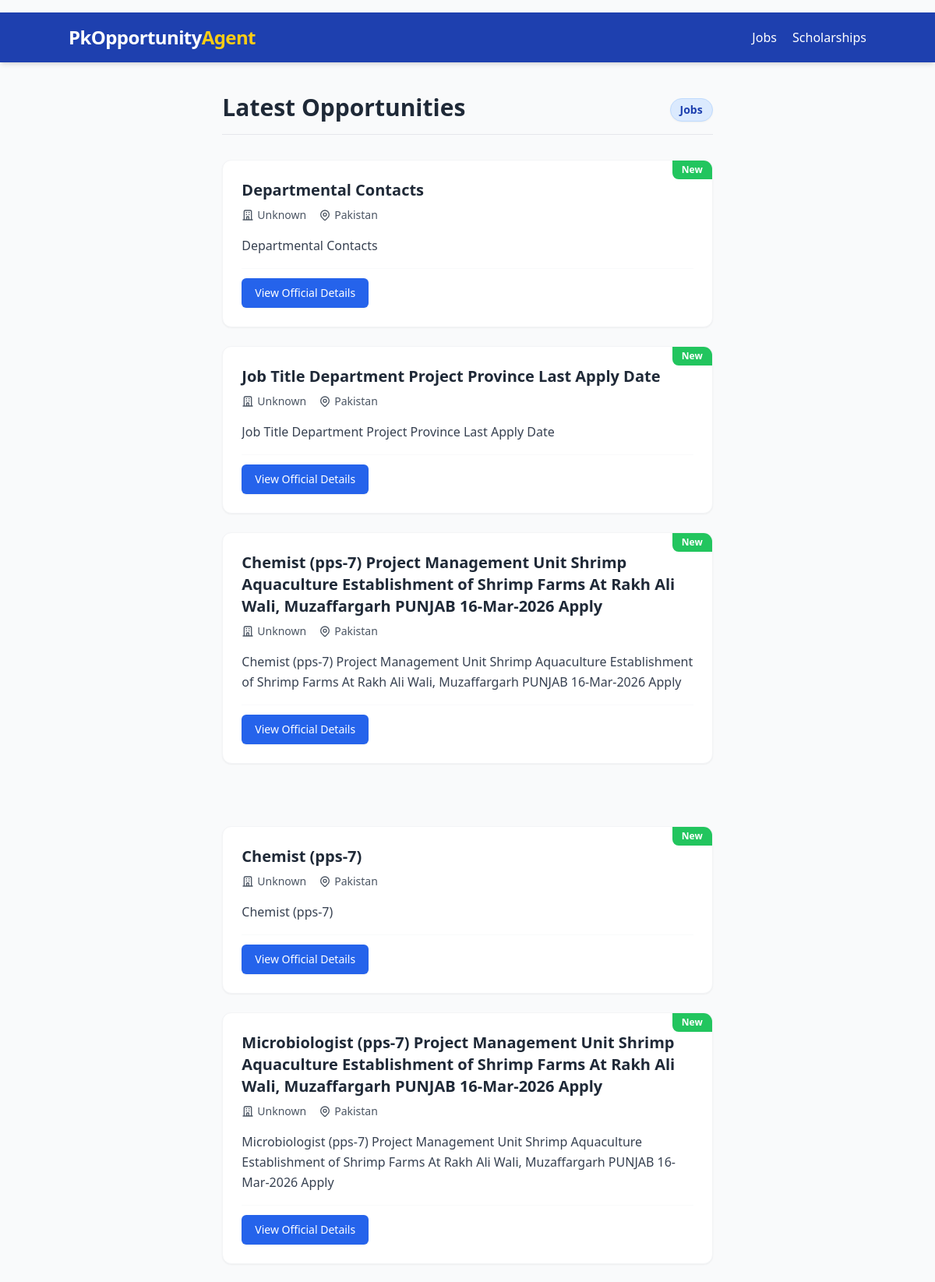
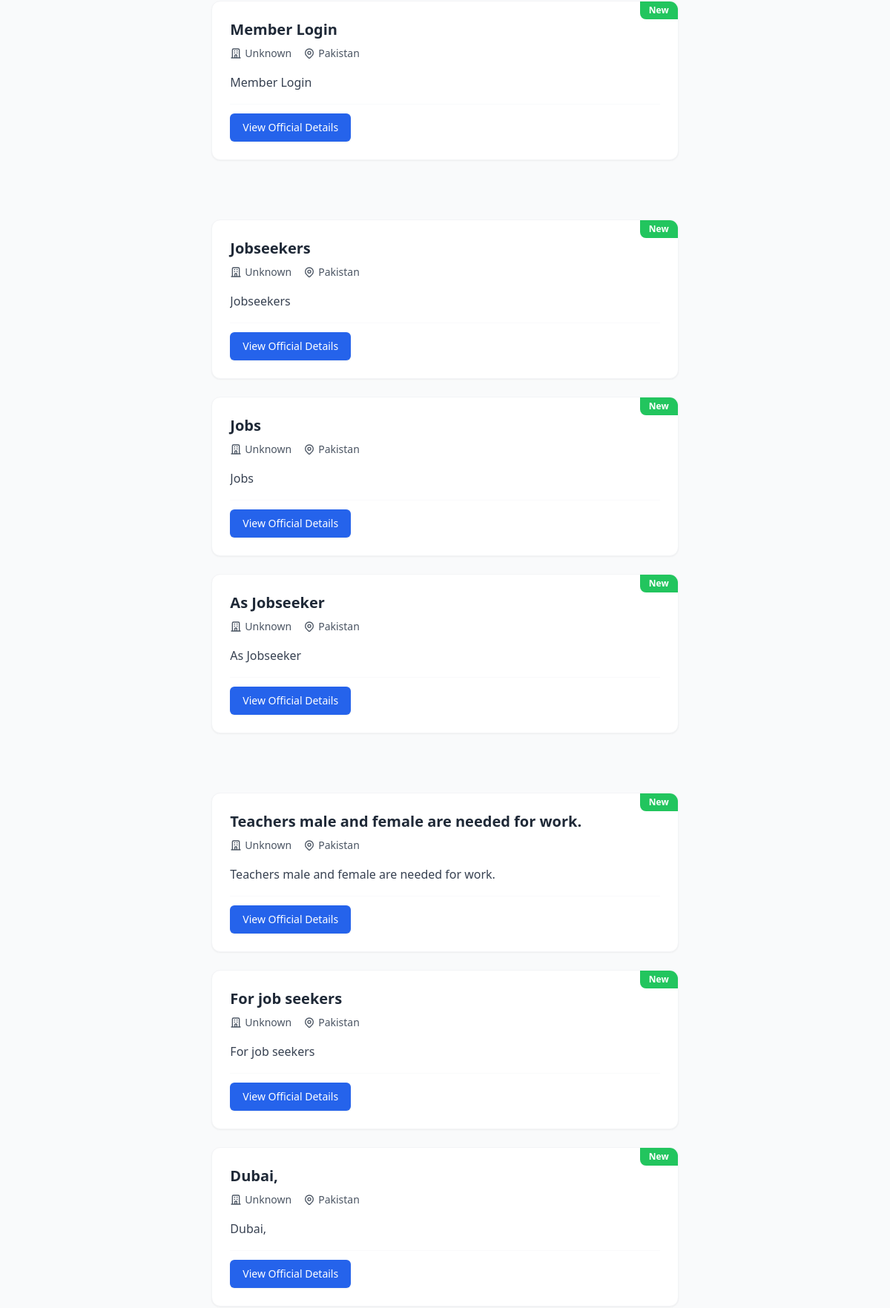
The page / (upper part) on the database its author committed (2 pictures, top to bottom).
### models.py (models this page shows, shortened)
class Job(db.Model):
    __tablename__ = 'jobs'
    id = db.Column(db.Integer, primary_key=True)
    title = db.Column(db.String(255), nullable=False)
    company = db.Column(db.String(255))
    location = db.Column(db.String(255))
    salary = db.Column(db.String(255))
    description = db.Column(db.Text)
    apply_links = db.Column(db.Text) # Stored as JSON string or comma separated
    source = db.Column(db.String(255))
    date_posted = db.Column(db.DateTime, default=datetime.utcnow)
    normalized_title = db.Column(db.String(255), nullable=False)
    state = db.Column(db.String(50), default='pending') # pending, merged, published
    slug = db.Column(db.String(255))
    seo_title = db.Column(db.String(255))
    seo_meta = db.Column(db.String(255))
    json_ld = db.Column(db.Text)

### app.py (the view)
    @app.route('/')
    def index():
        jobs = Job.query.filter_by(state='published').order_by(Job.date_posted.desc()).limit(50).all()
        return render_template('index.html', items=jobs, type='job')

### templates/index.html (shortened to what this page needs)
{% extends "base.html" %}
{% block content %}
<div class="mb-8 flex justify-between items-end border-b pb-4">
    <h1 class="text-3xl font-extrabold text-gray-800">Latest Opportunities</h1>
    <span
        class="text-sm font-semibold px-3 py-1 bg-blue-100 text-blue-800 rounded-full border border-blue-200 shadow-sm">{{
        type|capitalize }}s</span>
</div>
{% if items %}
<div class="grid gap-6">
    {% for item in items %}
    <article
        class="bg-white p-6 rounded-xl shadow-sm hover:shadow-md transition duration-300 border border-gray-100 relative group overflow-hidden">
        <div class="absolute top-0 right-0 bg-green-500 text-white text-xs font-bold px-3 py-1 rounded-bl-lg">
            New
        </div>
        <h2 class="text-xl font-bold text-gray-800 mb-2 group-hover:text-blue-600 transition">
            <a href="#">{{ item.seo_title if item.seo_title else item.title }}</a>
        </h2>
        {% if type == 'job' %}
        <div class="text-gray-600 text-sm mb-4 flex flex-wrap gap-4 items-center">
            <span class="flex items-center"><svg class="w-4 h-4 mr-1" fill="none" stroke="currentColor"
                    viewBox="0 0 24 24">
                    <path stroke-linecap="round" stroke-linejoin="round" stroke-width="2"
                        d="M19 21V5a2 2 0 00-2-2H7a2 2 0 00-2 2v16m14 0h2m-2 0h-5m-9 0H3m2 0h5M9 7h1m-1 4h1m4-4h1m-1 4h1m-5 10v-5a1 1 0 011-1h2a1 1 0 011 1v5m-4 0h4">
                    </path>
                </svg>{{ item.company }}</span>
            <span class="flex items-center">{{ item.location }}</span>
        </div>
        {% endif %}
        <p class="text-gray-700 text-base mb-4 leading-relaxed line-clamp-3">
            {{ item.description|striptags }}
        </p>
        <div class="flex flex-col sm:flex-row gap-3 pt-3 border-t border-gray-50">
            {% set links = [] %}
            {% if item.apply_links %}
            {% set links = item.apply_links %}
            {% elif item.official_apply_links %}
            {% set links = item.official_apply_links %}
            {% endif %}
            {% set parsed_links = links|default('[]') %}
            <a href="#"
                class="inline-flex justify-center items-center px-4 py-2 border border-transparent text-sm font-medium rounded-md shadow-sm text-white bg-blue-600 hover:bg-blue-700 focus:outline-none focus:ring-2 focus:ring-offset-2 focus:ring-blue-500 w-full sm:w-auto transition-colors">
                View Official Details
            </a>
        </div>
    </article>
    {% endfor %}
</div>
{% endif %}
{% endblock %}

### templates/base.html (shortened to what this page needs)
<!DOCTYPE html>
<html lang="en">
<head>
    <script src="https://cdn.tailwindcss.com"></script>
</head>
<body class="bg-gray-50 flex flex-col min-h-screen text-gray-800 font-sans">
    <div class="w-full text-center p-2">
    </div>
    <nav class="bg-blue-800 text-white p-4 shadow-md sticky top-0 z-50">
        <div class="container mx-auto flex justify-between items-center">
            <a href="/" class="text-2xl font-bold tracking-tight">PkOpportunity<span
                    class="text-yellow-400">Agent</span></a>
            <div class="space-x-4">
                <a href="/" class="hover:text-yellow-300 transition">Jobs</a>
                <a href="/scholarships" class="hover:text-yellow-300 transition">Scholarships</a>
            </div>
        </div>
    </nav>
    <main class="container mx-auto p-4 flex-grow flex gap-6 mt-6">
        <aside class="w-1/6 hidden lg:block">
        </aside>
        <section class="w-full lg:w-4/6">
            {% block content %}{% endblock %}
        </section>
        <aside class="w-1/6 hidden lg:block">
        </aside>
    </main>
</body>
</html>

### rows shown on the page
Job: seo_title+title "Departmental Contacts", company "Unknown", location "Pakistan", description "Departmental Contacts"
Job: seo_title+title "Job Title Department Project Province Last Apply Date", company "Unknown", location "Pakistan", description "Job Title Department Project Province Last Apply Date"
Job: seo_title+title "Chemist (pps-7) Project Management Unit Shrimp Aquaculture Establishment of Shrimp Farms At Rakh Ali Wali, Muzaffargarh PUNJAB 16-Mar-2026 Apply", company "Unknown", location "Pakistan", description "Chemist (pps-7) Project Management Unit Shrimp Aquaculture Establishment of Shrimp Farms At Rakh Ali Wali, Muzaffargarh PUNJAB 16-Mar-2026 Apply"
Job: seo_title+title "Chemist (pps-7)", company "Unknown", location "Pakistan", description "Chemist (pps-7)"
Job: seo_title+title "Microbiologist (pps-7) Project Management Unit Shrimp Aquaculture Establishment of Shrimp Farms At Rakh Ali Wali, Muzaffargarh PUNJAB 16-Mar-2026 Apply", company "Unknown", location "Pakistan", description "Microbiologist (pps-7) Project Management Unit Shrimp Aquaculture Establishment of Shrimp Farms At Rakh Ali Wali, Muzaffargarh PUNJAB 16-Mar-2026 Apply"
Job: seo_title+title "Member Login", company "Unknown", location "Pakistan", description "Member Login"
Job: seo_title+title "Jobseekers", company "Unknown", location "Pakistan", description "Jobseekers"
Job: seo_title+title "Jobs", company "Unknown", location "Pakistan", description "Jobs"
Job: seo_title+title "As Jobseeker", company "Unknown", location "Pakistan", description "As Jobseeker"
Job: seo_title+title "Teachers male and female are needed for work.", company "Unknown", location "Pakistan", description "Teachers male and female are needed for work."
Job: seo_title+title "For job seekers", company "Unknown", location "Pakistan", description "For job seekers"
Job: seo_title+title "Dubai,", company "Unknown", location "Pakistan", description "Dubai,"

### other values the page prints
{{ type|capitalize }} "Job"
